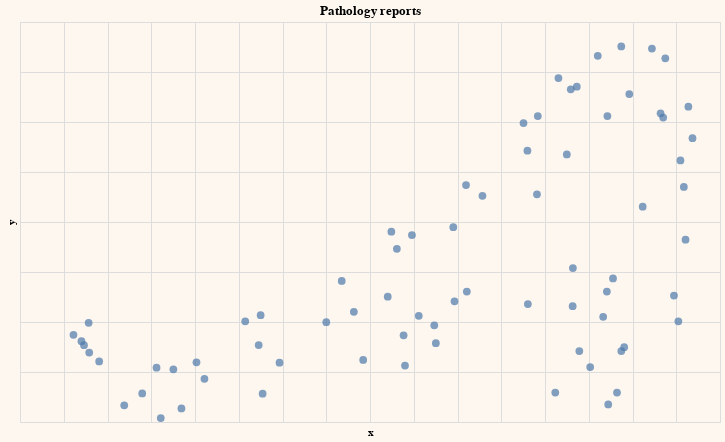

The notebook cell saved with this chart:
### Code cell
import os
print(os.getcwd)

import numpy as np

embeds = np.load('cohere_embeddings_small.npy')

#import umap
import umap.umap_ as umap
import pandas as pd
import altair as alt


'''
import cohere
import numpy as np
import re

from tqdm import tqdm
from datasets import load_dataset


from sklearn.metrics.pairwise import cosine_similarity
from annoy import AnnoyIndex
import warnings
from sklearn.cluster import KMeans
from bertopic._ctfidf import ClassTFIDF
from sklearn.feature_extraction.text import CountVectorizer

'''

reducer = umap.UMAP(n_neighbors=10) #50 as there are only 74 files
umap_embeds = reducer.fit_transform(embeds)

#df = pd.DataFrame(path_files_texts)
df = pd.DataFrame(path_files_texts, columns=["text"])

print(df.shape)

df['x'] = umap_embeds[:,0]
df['y'] = umap_embeds[:,1]

print(df.shape)


# Plot
chart = alt.Chart(df).mark_circle(size=60).encode(
    x=#'x',
    alt.X('x',
        scale=alt.Scale(zero=False),
        axis=alt.Axis(labels=False, ticks=False, domain=False)
    ),
    y=
    alt.Y('y',
        scale=alt.Scale(zero=False),
        axis=alt.Axis(labels=False, ticks=False, domain=False)
    ),
    tooltip=['text']
).configure(background="#FDF7F0"
).properties(
    width=700,
    height=400,
    title='Pathology reports'
)

chart.save('chart.html')
chart.interactive()
